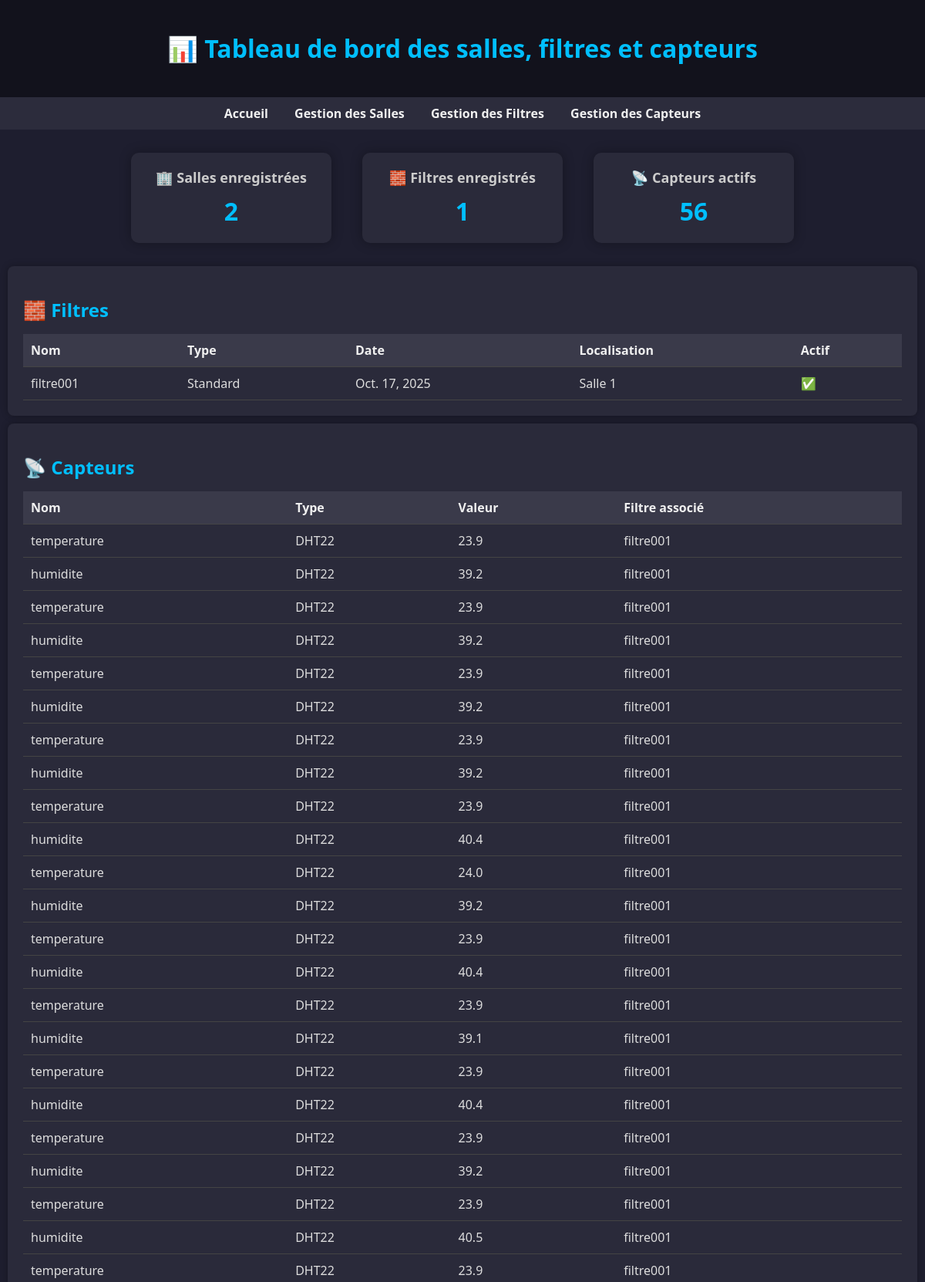
/dashboard/ (upper part), run on the app's committed database.
### monitoring/models.py (models this page shows, shortened)
class Filtre(models.Model):
    nom = models.CharField(max_length=100)
    salle = models.ForeignKey(Salle, on_delete=models.CASCADE, null=True, blank=True)
    type = models.CharField(max_length=50)
    date_installation = models.DateField()
    localisation = models.CharField(max_length=100)
    actif = models.BooleanField(default=True)
    vitesse = models.IntegerField(default=0)  # Vitesse en m/s
    broche_esp32 = models.IntegerField(default=0, help_text="broche GPIO sur l'esp32")  # Nouvelle ligne pour broche ESP32

class Capteur(models.Model):
    filtre = models.ForeignKey(Filtre, on_delete=models.CASCADE)
    nom = models.CharField(max_length=100)  # ← nouveau champ
    type = models.CharField(max_length=100)
    valeur = models.CharField(max_length=100)

### monitoring/views.py (the view)
# urls.py: path('dashboard/', dashboard, name='dashboard'),
def dashboard(request):
    salles = Salle.objects.all()
    filtres = Filtre.objects.all()
    capteurs = Capteur.objects.all()
    return render(request, 'dashboard.html', {'filtres': filtres, 'capteurs': capteurs, 'salles': salles})

### monitoring/templates/dashboard.html (shortened to what this page needs)
{% load static %}
<!DOCTYPE html>
<html lang="fr">
<head>
</head>
<body>
    <header>
        <h1>📊 Tableau de bord des salles, filtres et capteurs</h1>
    </header>
    <nav>
        <a href="/dashboard/">Accueil</a>
        <a href="/dashboard/salle/">Gestion des Salles</a>
        <a href="/dashboard/filtres/">Gestion des Filtres</a>
        <a href="/dashboard/capteurs/">Gestion des Capteurs</a>
    </nav>
    <div class="stats">
        <div class="stat-box">
            <h3>🏢 Salles enregistrées</h3>
            <p>{{ salles|length }}</p>
        </div>
        <div class="stat-box">
            <h3>🧱 Filtres enregistrés</h3>
            <p>{{ filtres|length }}</p>
        </div>
        <div class="stat-box">
            <h3>📡 Capteurs actifs</h3>
            <p>{{ capteurs|length }}</p>
        </div>
    </div>
        <div class="section">
            <h2>🧱 Filtres</h2>
            <table>
                <thead>
                    <tr>
                        <th>Nom</th>
                        <th>Type</th>
                        <th>Date</th>
                        <th>Localisation</th>
                        <th>Actif</th>
                    </tr>
                </thead>
                <tbody>
                    {% for filtre in filtres %}
                    <tr>
                        <td>{{ filtre.nom }}</td>
                        <td>{{ filtre.type }}</td>
                        <td>{{ filtre.date_installation }}</td>
                        <td>{{ filtre.localisation }}</td>
                        <td>{{ filtre.actif|yesno:"✅,❌" }}</td>
                    </tr>
                    {% empty %}
                    <tr><td colspan="5">Aucun filtre enregistré.</td></tr>
                    {% endfor %}
                </tbody>
            </table>
        </div>
        <div class="section">
            <h2>📡 Capteurs</h2>
            <table>
                <thead>
                    <tr>
                        <th>Nom</th>
                        <th>Type</th>
                        <th>Valeur</th>
                        <th>Filtre associé</th>
                    </tr>
                </thead>
                <tbody>
                    {% for capteur in capteurs %}
                    <tr>
                        <td>{{ capteur.nom }}</td>
                        <td>{{ capteur.type }}</td>
                        <td>{{ capteur.valeur }}</td>
                        <td>{{ capteur.filtre.nom }}</td>
                    </tr>
                    {% empty %}
                    <tr><td colspan="4">Aucun capteur enregistré.</td></tr>
                    {% endfor %}
                </tbody>
            </table>
        </div>
</body>
</html>

### monitoring/templates/dashboard.html (style rules this page uses)
body { font-family: 'Segoe UI', sans-serif; background-color: #1e1e2f; color: #f0f0f0; margin: 0; padding: 0; }
header { background-color: #12121c; color: #00bfff; padding: 20px; text-align: center; box-shadow: 0 2px 10px rgba(0,0,0,0.5); }
nav { background-color: #2c2c3c; padding: 10px; text-align: center; }
nav a { color: #f0f0f0; text-decoration: none; margin: 0 15px; font-weight: bold; transition: color 0.3s ease; }
.stats { display: flex; justify-content: center; gap: 40px; margin: 30px 0; flex-wrap: wrap; }
.stat-box { background-color: #2a2a3a; border-radius: 10px; box-shadow: 0 0 15px rgba(0,0,0,0.3); padding: 20px 30px; text-align: center; min-width: 200px; animation: fadeIn 1s ease forwards; opacity: 0; }
.stat-box:nth-child(1) { animation-delay: 0.2s; }
.stat-box:nth-child(2) { animation-delay: 0.4s; }
.stat-box:nth-child(3) { animation-delay: 0.6s; }
.stat-box h3 { margin: 0; font-size: 18px; color: #ccc; }
.stat-box p { font-size: 32px; margin: 10px 0 0; font-weight: bold; color: #00bfff; }
.section { background-color: #2a2a3a; box-shadow: 0 0 10px rgba(0,0,0,0.3); border-radius: 8px; padding: 20px; margin: 10px; flex: 1 1 45%; min-width: 300px; animation: fadeInUp 1s ease forwards; opacity: 0; }
h2 { color: #00bfff; margin-bottom: 15px; }
table { width: 100%; border-collapse: collapse; margin-top: 10px; }
th, td { padding: 10px; border-bottom: 1px solid #444; text-align: left; }
th { background-color: #3a3a4a; color: #f0f0f0; }
td { color: #ddd; }
a { color: #00bfff; text-decoration: none; }

### data on the page
Filtre: nom "filtre001", type "Standard", date_installation "Oct. 17, 2025", localisation "Salle 1", actif "✅"
Capteur: nom "temperature", type "DHT22", valeur "23.9", filtre.nom "filtre001"
Capteur: nom "humidite", type "DHT22", valeur "39.2", filtre.nom "filtre001"
Capteur: nom "temperature", type "DHT22", valeur "23.9", filtre.nom "filtre001"
Capteur: nom "humidite", type "DHT22", valeur "39.2", filtre.nom "filtre001"
Capteur: nom "temperature", type "DHT22", valeur "23.9", filtre.nom "filtre001"
Capteur: nom "humidite", type "DHT22", valeur "39.2", filtre.nom "filtre001"
Capteur: nom "temperature", type "DHT22", valeur "23.9", filtre.nom "filtre001"
Capteur: nom "humidite", type "DHT22", valeur "39.2", filtre.nom "filtre001"
Capteur: nom "temperature", type "DHT22", valeur "23.9", filtre.nom "filtre001"
Capteur: nom "humidite", type "DHT22", valeur "40.4", filtre.nom "filtre001"
Capteur: nom "temperature", type "DHT22", valeur "24.0", filtre.nom "filtre001"
Capteur: nom "humidite", type "DHT22", valeur "39.2", filtre.nom "filtre001"
Capteur: nom "temperature", type "DHT22", valeur "23.9", filtre.nom "filtre001"
Capteur: nom "humidite", type "DHT22", valeur "40.4", filtre.nom "filtre001"
Capteur: nom "temperature", type "DHT22", valeur "23.9", filtre.nom "filtre001"
Capteur: nom "humidite", type "DHT22", valeur "39.1", filtre.nom "filtre001"
Capteur: nom "temperature", type "DHT22", valeur "23.9", filtre.nom "filtre001"
Capteur: nom "humidite", type "DHT22", valeur "40.4", filtre.nom "filtre001"
Capteur: nom "temperature", type "DHT22", valeur "23.9", filtre.nom "filtre001"
Capteur: nom "humidite", type "DHT22", valeur "39.2", filtre.nom "filtre001"
Capteur: nom "temperature", type "DHT22", valeur "23.9", filtre.nom "filtre001"
Capteur: nom "humidite", type "DHT22", valeur "40.5", filtre.nom "filtre001"
Capteur: nom "temperature", type "DHT22", valeur "23.9", filtre.nom "filtre001"

### other printed values
{{ salles|length }} "2"
{{ filtres|length }} "1"
{{ capteurs|length }} "56"
